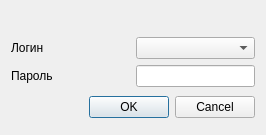
<?xml version="1.0" encoding="UTF-8"?>
<ui version="4.0">
 <class>CUserDialog</class>
 <widget class="QDialog" name="CUserDialog">
  <property name="geometry">
   <rect>
    <x>0</x>
    <y>0</y>
    <width>266</width>
    <height>135</height>
   </rect>
  </property>
  <property name="sizePolicy">
   <sizepolicy hsizetype="Preferred" vsizetype="Expanding">
    <horstretch>0</horstretch>
    <verstretch>0</verstretch>
   </sizepolicy>
  </property>
  <property name="windowTitle">
   <string>Dialog</string>
  </property>
  <layout class="QVBoxLayout" name="verticalLayout_3">
   <item>
    <widget class="QLabel" name="labelUserMessage">
     <property name="sizePolicy">
      <sizepolicy hsizetype="Preferred" vsizetype="Fixed">
       <horstretch>0</horstretch>
       <verstretch>0</verstretch>
      </sizepolicy>
     </property>
     <property name="text">
      <string/>
     </property>
     <property name="alignment">
      <set>Qt::AlignCenter</set>
     </property>
    </widget>
   </item>
   <item>
    <layout class="QHBoxLayout" name="horizontalLayout">
     <item>
      <layout class="QVBoxLayout" name="verticalLayout_2">
       <item>
        <widget class="QLabel" name="labelUserLogin">
         <property name="text">
          <string>Логин</string>
         </property>
        </widget>
       </item>
       <item>
        <widget class="QLabel" name="labelUserPassword">
         <property name="text">
          <string>Пароль</string>
         </property>
        </widget>
       </item>
      </layout>
     </item>
     <item>
      <layout class="QVBoxLayout" name="verticalLayout">
       <item>
        <widget class="QComboBox" name="comboBoxUserLogin">
         <property name="sizePolicy">
          <sizepolicy hsizetype="Minimum" vsizetype="Fixed">
           <horstretch>0</horstretch>
           <verstretch>0</verstretch>
          </sizepolicy>
         </property>
        </widget>
       </item>
       <item>
        <widget class="QLineEdit" name="lineEditUserPassword">
         <property name="sizePolicy">
          <sizepolicy hsizetype="Minimum" vsizetype="Fixed">
           <horstretch>0</horstretch>
           <verstretch>0</verstretch>
          </sizepolicy>
         </property>
        </widget>
       </item>
      </layout>
     </item>
    </layout>
   </item>
   <item>
    <widget class="QDialogButtonBox" name="buttonBox">
     <property name="orientation">
      <enum>Qt::Horizontal</enum>
     </property>
     <property name="standardButtons">
      <set>QDialogButtonBox::Cancel|QDialogButtonBox::Ok</set>
     </property>
    </widget>
   </item>
  </layout>
 </widget>
 <resources/>
 <connections>
  <connection>
   <sender>buttonBox</sender>
   <signal>accepted()</signal>
   <receiver>CUserDialog</receiver>
   <slot>accept()</slot>
   <hints>
    <hint type="sourcelabel">
     <x>248</x>
     <y>254</y>
    </hint>
    <hint type="destinationlabel">
     <x>157</x>
     <y>274</y>
    </hint>
   </hints>
  </connection>
  <connection>
   <sender>buttonBox</sender>
   <signal>rejected()</signal>
   <receiver>CUserDialog</receiver>
   <slot>reject()</slot>
   <hints>
    <hint type="sourcelabel">
     <x>316</x>
     <y>260</y>
    </hint>
    <hint type="destinationlabel">
     <x>286</x>
     <y>274</y>
    </hint>
   </hints>
  </connection>
 </connections>
</ui>
